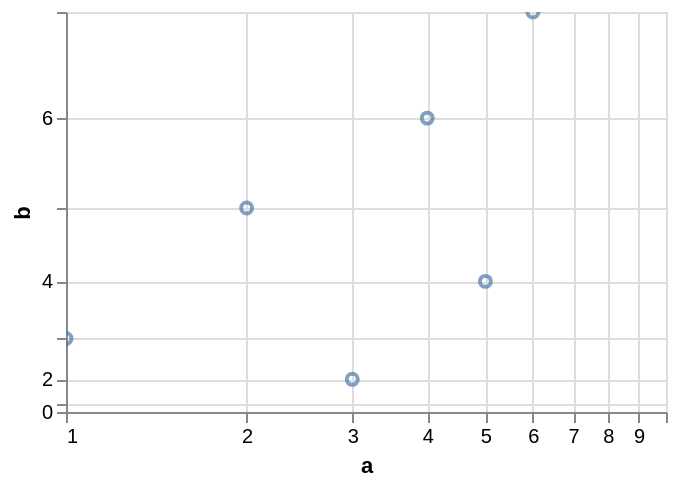

Here is the Vega-Lite specification saved for this chart:
### Vega-Lite specification from a JSON file in a GitHub repository (floating-point values rounded to 4 significant figures)
{"$schema": "https://vega.github.io/schema/vega-lite/v6.json", "data": {"values": [{"a": 1, "b": 3, "c": "x", "d": "2020-01-01"}, {"a": 2, "b": 5, "c": "y", "d": "2020-03-01"}, {"a": 3, "b": 2, "c": "x", "d": "2020-06-01"}, {"a": 4, "b": 6, "c": "z", "d": "2020-09-01"}, {"a": 5, "b": 4, "c": "y", "d": "2021-01-01"}, {"a": 6, "b": 7, "c": "z", "d": "2021-04-01"}]}, "width": 300, "height": 200, "params": [{"name": "grid", "select": "interval", "bind": "scales"}], "mark": "point", "encoding": {"x": {"field": "a", "type": "quantitative", "scale": {"type": "log"}}, "y": {"field": "b", "type": "quantitative", "scale": {"type": "pow", "exponent": 2}}}}
